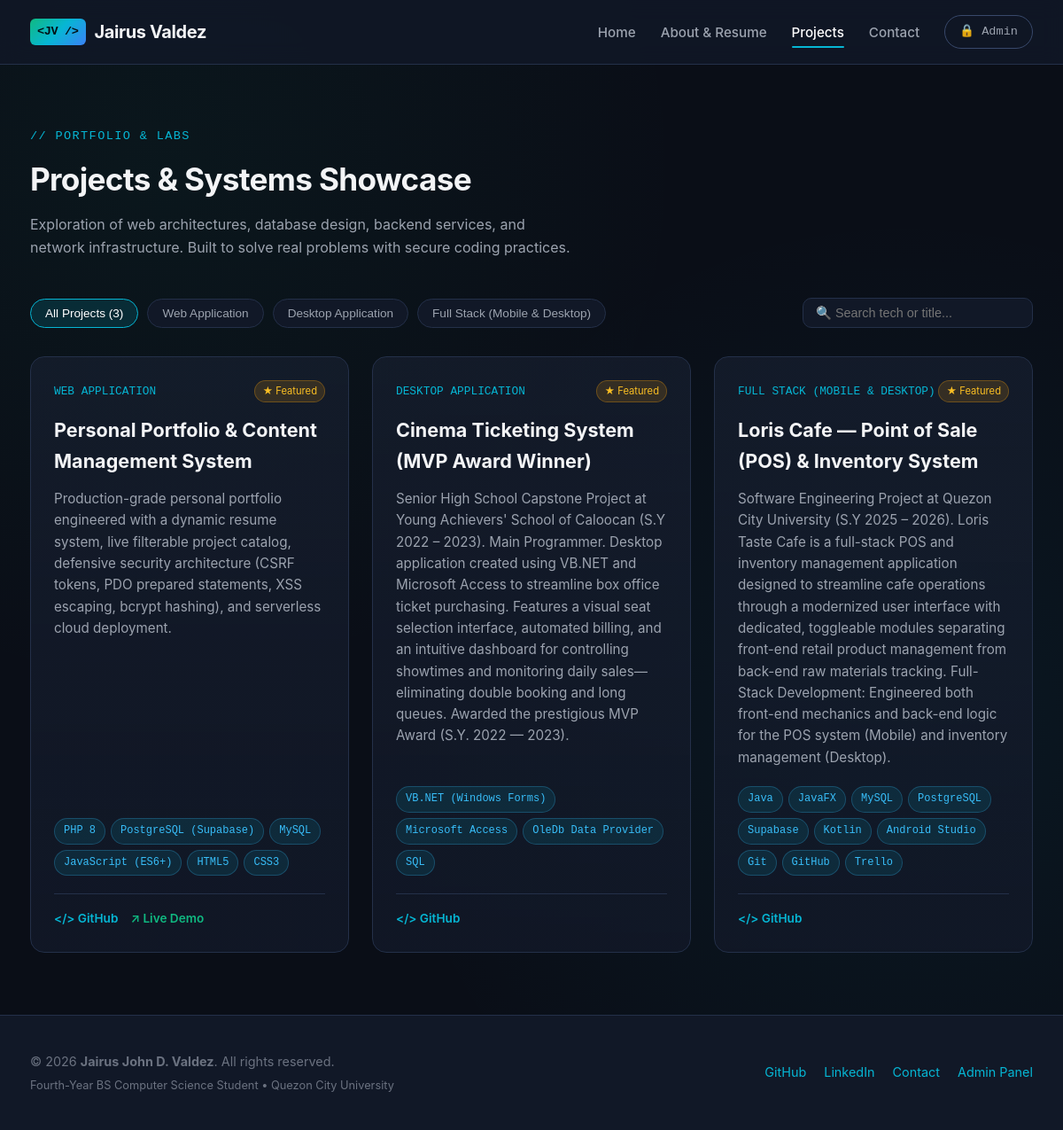
The app's page /projects.php with its own data.
### tables this page shows
CREATE TABLE IF NOT EXISTS `projects` (
    `id` INT AUTO_INCREMENT PRIMARY KEY,
    `title` VARCHAR(150) NOT NULL,
    `description` TEXT NOT NULL,
    `tech_stack` VARCHAR(255) NOT NULL,
    `category` VARCHAR(50) NOT NULL DEFAULT 'Web Application',
    `github_link` VARCHAR(255) DEFAULT NULL,
    `demo_link` VARCHAR(255) DEFAULT NULL,
    `featured` TINYINT(1) NOT NULL DEFAULT 0,
    `created_at` TIMESTAMP DEFAULT CURRENT_TIMESTAMP,
    `updated_at` TIMESTAMP DEFAULT CURRENT_TIMESTAMP ON UPDATE CURRENT_TIMESTAMP
);

### includes/security.php (called while the page is built, shortened)
<?php
function e(?string $value): string {
    return htmlspecialchars($value, ENT_QUOTES | ENT_SUBSTITUTE, 'UTF-8');
}
function is_logged_in(): bool {
    return isset($_SESSION['user_id']) && !empty($_SESSION['username']);
}

### projects.php (the view, shortened to what this page needs)
<?php
require_once __DIR__ . '/includes/header.php';
$stmt = $pdo->query("SELECT * FROM projects ORDER BY featured DESC, id DESC");
$projects = $stmt->fetchAll();
$categories = [];
foreach ($projects as $p) {
    if (!empty($p['category']) && !in_array($p['category'], $categories)) {
        $categories[] = $p['category'];
    }
}
?>
<div class="section">
    <div class="container">
        <div class="section-header">
            <div class="section-subtitle">// PORTFOLIO &amp; LABS</div>
            <h1 class="section-title">Projects &amp; Systems Showcase</h1>
            <p class="section-desc">
                Exploration of web architectures, database design, backend services, and network infrastructure. Built to solve real problems with secure coding practices.
            </p>
        </div>
        <div class="filter-bar">
            <div class="filter-pills">
                <button class="filter-btn active" data-category="all">All Projects (<?php echo count($projects); ?>)</button>
                <?php foreach ($categories as $cat): ?>
                    <button class="filter-btn" data-category="<?php echo e($cat); ?>">
                        <?php echo e($cat); ?>
                    </button>
                <?php endforeach; ?>
            </div>
            <div class="search-box">
                <input type="text" id="projectSearch" placeholder="🔍 Search tech or title..." aria-label="Search projects">
            </div>
        </div>
        <div class="projects-grid" id="projectsContainer">
            <?php if (!empty($projects)): ?>
                <?php foreach ($projects as $proj): ?>
                    <article class="project-card" data-category="<?php echo e($proj['category']); ?>">
                        <div class="project-meta">
                            <span class="project-category"><?php echo e($proj['category']); ?></span>
                            <?php if (!empty($proj['featured'])): ?>
                                <span class="featured-badge">★ Featured</span>
                            <?php endif; ?>
                        </div>
                        <h2 class="project-title"><?php echo e($proj['title']); ?></h2>
                        <p class="project-desc"><?php echo e($proj['description']); ?></p>
                        <div class="project-tech">
                            <?php
                            $tags = array_map('trim', explode(',', $proj['tech_stack']));
                            foreach ($tags as $tag):
                            ?>
                                <span class="tag-badge"><?php echo e($tag); ?></span>
                            <?php endforeach; ?>
                        </div>
                        <div class="project-links">
                            <?php if (!empty($proj['github_link'])): ?>
                                <a href="<?php echo e($proj['github_link']); ?>" target="_blank" rel="noopener noreferrer" class="link-btn">
                                    <span>&lt;/&gt; GitHub</span>
                                </a>
                            <?php endif; ?>
                            <?php if (!empty($proj['demo_link'])): ?>
                                <a href="<?php echo e($proj['demo_link']); ?>" target="_blank" rel="noopener noreferrer" class="link-btn" style="color: var(--accent-emerald);">
                                    <span>↗ Live Demo</span>
                                </a>
                            <?php endif; ?>
                        </div>
                    </article>
                <?php endforeach; ?>
            <?php else: ?>
                <p style="color: var(--text-muted); grid-column: 1 / -1;">No projects currently available in the database.</p>
            <?php endif; ?>
        </div>
    </div>
</div>
<?php require_once __DIR__ . '/includes/footer.php'; ?>

### includes/header.php (shortened to what this page needs)
<?php
require_once __DIR__ . '/security.php';
$current_script = basename($_SERVER['PHP_SELF']);
?>
<!DOCTYPE html>
<html lang="en">
<head>
    <link rel="stylesheet" href="assets/css/style.css">
</head>
<body>
    <header class="site-header">
        <div class="container navbar">
            <a href="index.php" class="logo">
                <span class="logo-badge">&lt;JV /&gt;</span>
                <span>Jairus Valdez</span>
            </a>
            <nav>
                <ul class="nav-links">
                    <li>
                        <a href="index.php" class="nav-link <?php echo $current_script === 'index.php' ? 'active' : ''; ?>">Home</a>
                    </li>
                    <li>
                        <a href="about.php" class="nav-link <?php echo $current_script === 'about.php' ? 'active' : ''; ?>">About & Resume</a>
                    </li>
                    <li>
                        <a href="projects.php" class="nav-link <?php echo $current_script === 'projects.php' ? 'active' : ''; ?>">Projects</a>
                    </li>
                    <li>
                        <a href="contact.php" class="nav-link <?php echo $current_script === 'contact.php' ? 'active' : ''; ?>">Contact</a>
                    </li>
                    <?php if (is_logged_in()): ?>
                        <li>
                            <a href="dashboard.php" class="nav-btn-admin <?php echo $current_script === 'dashboard.php' ? 'active' : ''; ?>">
                                ⚙ Dashboard
                            </a>
                        </li>
                        <li>
                            <a href="logout.php" class="nav-link" style="color: #f87171;" title="Log Out">Logout</a>
                        </li>
                    <?php else: ?>
                        <li>
                            <a href="login.php" class="nav-btn-admin <?php echo $current_script === 'login.php' ? 'active' : ''; ?>">
                                🔒 Admin
                            </a>
                        </li>
                    <?php endif; ?>
                </ul>
            </nav>
        </div>
    </header>
    <main>

### includes/footer.php (shortened to what this page needs)
    </main>
    <footer class="site-footer">
        <div class="container footer-content">
            <div>
                <p>&copy; <?php echo date('Y'); ?> <strong>Jairus John D. Valdez</strong>. All rights reserved.</p>
                <p style="font-size: 0.8rem; margin-top: 4px; color: var(--text-muted);">
                    Fourth-Year BS Computer Science Student &bull; Quezon City University
                </p>
            </div>
            <ul class="footer-links">
                <li><a href="https://github.com/Mushhhhroom" target="_blank" rel="noopener noreferrer">GitHub</a></li>
                <li><a href="https://www.linkedin.com/in/jairus-valdez-19469a313/" target="_blank" rel="noopener noreferrer">LinkedIn</a></li>
                <li><a href="contact.php">Contact</a></li>
                <li><a href="login.php">Admin Panel</a></li>
            </ul>
        </div>
    </footer>
</body>
</html>

### records on screen
projects: category "WEB APPLICATION", featured "★ Featured", title "Personal Portfolio & Content Management System", description "Production-grade personal portfolio engineered with a dynamic resume system, live filterable project catalog, defensive security architecture (CSRF tokens, PDO prepared statements, XSS escaping, bcrypt hashing), and serverless cloud deployment.", tech_stack "PHP 8", tech_stack "PostgreSQL (Supabase)", tech_stack "MySQL", tech_stack "JavaScript (ES6+)", tech_stack "HTML5", tech_stack "CSS3"
projects: category "DESKTOP APPLICATION", featured "★ Featured", title "Cinema Ticketing System (MVP Award Winner)", description "Senior High School Capstone Project at Young Achievers' School of Caloocan (S.Y 2022 – 2023). Main Programmer. Desktop application created using VB.NET and Microsoft Access to streamline box office ticket purchasing. Features a visual seat selection interface, automated billing, and an intuitive dashboard for controlling showtimes and monitoring daily sales—eliminating double booking and long queues. Awarded the prestigious MVP Award (S.Y. 2022 — 2023).", tech_stack "VB.NET (Windows Forms)", tech_stack "Microsoft Access", tech_stack "OleDb Data Provider", tech_stack "SQL"
projects: category "FULL STACK (MOBILE & DESKTOP)", featured "★ Featured", title "Loris Cafe — Point of Sale (POS) & Inventory System", description "Software Engineering Project at Quezon City University (S.Y 2025 – 2026). Loris Taste Cafe is a full-stack POS and inventory management application designed to streamline cafe operations through a modernized user interface with dedicated, toggleable modules separating front-end retail product management from back-end raw materials tracking. Full-Stack Development: Engineered both front-end mechanics and back-end logic for the POS system (Mobile) and inventory management (Desktop).", tech_stack "Java", tech_stack "JavaFX", tech_stack "MySQL", tech_stack "PostgreSQL", tech_stack "Supabase", tech_stack "Kotlin", tech_stack "Android Studio", tech_stack "Git", tech_stack "GitHub", tech_stack "Trello"

### other values on screen
count($projects) "3"
$cat "Web Application"
$cat "Desktop Application"
$cat "Full Stack (Mobile & Desktop)"
